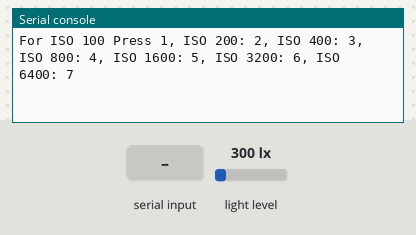
This program was run on a simulated Circuit Playground running CircuitPython. Shown: the last lines printed to the serial console. The inputs (shaded band) are chosen by the test bench; at power-on: light level 300 lx. USB keyboard and mouse output is not drawn.

Above: at 1.2 s.
1.3 s: "1" typed at the serial console, then Enter
At 2.2 s:
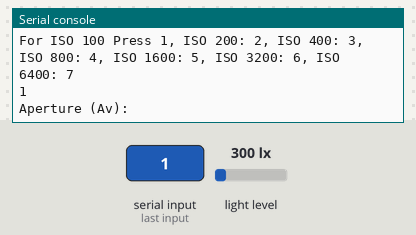
2.8 s: "2" typed at the serial console, then Enter
At 5.0 s:
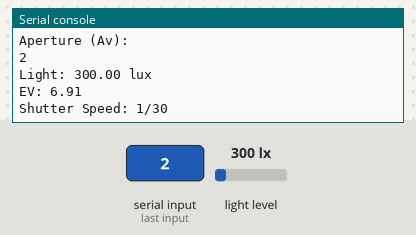

The program:

code.py
```python
import board
import board
import adafruit_tsl2591
from adafruit_circuitplayground import cp
import time
import math
import usb_hid
from adafruit_hid.keyboard import Keyboard
from adafruit_hid.keyboard_layout_us import KeyboardLayoutUS
from adafruit_hid.keycode import Keycode

kbd = Keyboard(usb_hid.devices)
layout = KeyboardLayoutUS(kbd)
# Setup for TSL2591 light sensor
i2c = board.I2C()
sensor = adafruit_tsl2591.TSL2591(i2c)
sensor.gain - adafruit_tsl2591.GAIN_LOW
def log2(x):
    return math.log(x, 2)


# evVal = log2(sensor.lux/2.5)

iso = 100
print(
    "For ISO 100 Press 1, ISO 200: 2, ISO 400: 3, ISO 800: 4, ISO 1600: 5, ISO 3200: 6, ISO 6400: 7"
)
isoInput = int(input())  # User input for ISO
if isoInput == 1:
    iso = 100
elif isoInput == 2:
    iso = 200
elif isoInput == 3:
    iso = 400
elif isoInput == 4:
    iso = 800
elif isoInput == 5:
    iso = 1600
elif isoInput == 6:
    iso = 3200
elif isoInput == 7:
    iso = 6400
else:
    print("Not valid value")


print("Aperture (Av):")
av = float(input())  # User input for aperture value

time.sleep(0.5)
# if iso:
#    isoEv = evVal + log2(iso / 100)
common_speeds = [
    1 / 8000,
    1 / 4000,
    1 / 2000,
    1 / 1000,
    1 / 500,
    1 / 250,
    1 / 125,
    1 / 60,
    1 / 30,
    1 / 15,
    1 / 8,
    1 / 4,
    1 / 2,
    1,
]
# Main loop
while True:
    if sensor.lux <= 0:
        print("Light sensor reading is invalid (lux <= 0). Retrying...")
        time.sleep(1)
        continue
    # if cp.button_a:  # Button A is pressed


    # Calculate EV value based on sensor lux, ISO
    evVal = log2(sensor.lux / 2.5)
    isoEv = evVal + log2(iso / 100)
    # Example Tv (shutter speed) calculation based on aperture and ISO
    # tv = (100 * (av ** 2)) / (isoEv * (2 ** isoEv))
    tv = (av ** 2) / (2 ** isoEv * (iso / 100))
    sSpeed = min(common_speeds, key=lambda x: abs(x - tv))
    print("Light: {0:.2f} lux".format(sensor.lux))
    print("EV: {0:.2f}".format(isoEv))
    # print("Shutter Speed (Tv): {0:.6f}".format(tv))
    layout.write(f"{sensor.lux}")
    time.sleep(0.1)
    kbd.send(Keycode.RIGHT_ARROW)
    time.sleep(0.1)
    if sSpeed >= 1:
        print(f"Shutter Speed: {int(tv)}")
        layout.write(f"{float(tv)}")
    else:
        print(f"Shutter Speed: 1/{int(1 / sSpeed)}")
        layout.write(f"1/{int(1 / sSpeed)}")
    time.sleep(0.1)
    kbd.send(Keycode.LEFT_ARROW)
    time.sleep(0.1)
    kbd.send(Keycode.DOWN_ARROW)

    time.sleep(1800)
#  if cp.button_b:  # Break loop if button B is pressed
#       break
    if cp.button_b:
        break
```

Measured:
- after the input at 1.3 s, the serial console: prints a new line at once (image 1)
- after the input at 2.8 s, the serial console: prints a new line at once (image 2)
